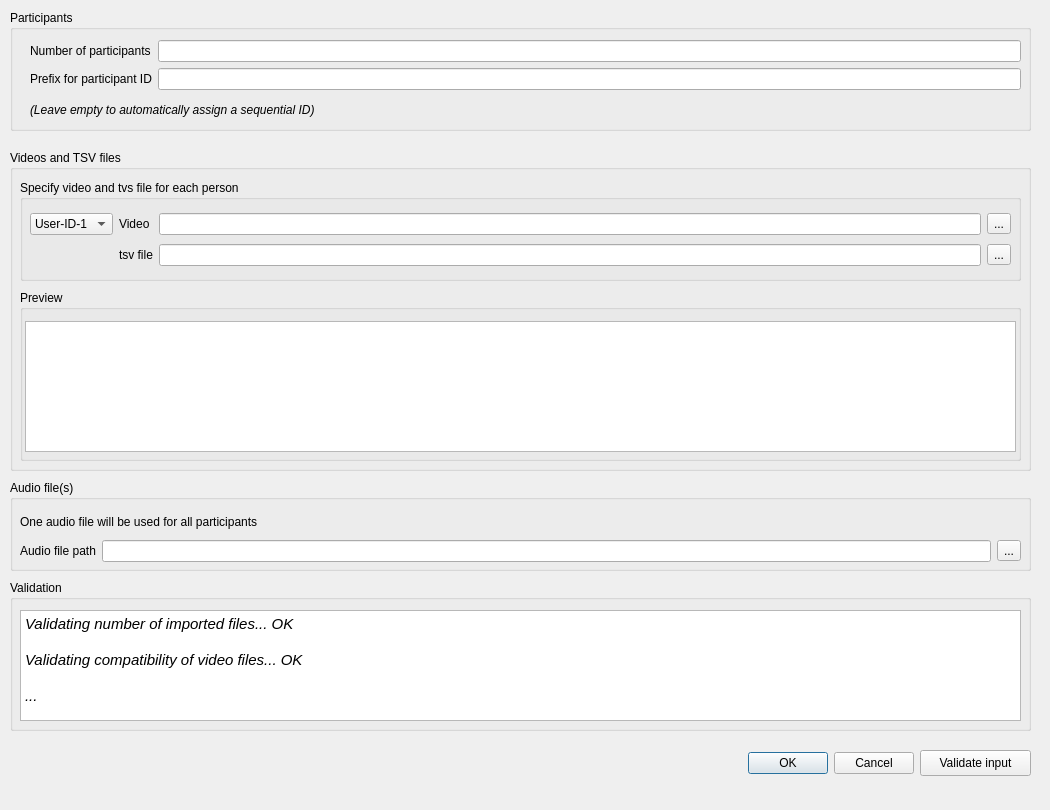
    <widget class="QWidget" name="pageImport">
     <widget class="ImportPage" name="widgetImport" native="true">
      <property name="geometry">
       <rect>
        <x>0</x>
        <y>0</y>
        <width>1041</width>
        <height>801</height>
       </rect>
      </property>
      <widget class="QGroupBox" name="groupBox">
       <property name="geometry">
        <rect>
         <x>10</x>
         <y>10</y>
         <width>1021</width>
         <height>121</height>
        </rect>
       </property>
       <property name="title">
        <string>Participants</string>
       </property>
       <widget class="QWidget" name="layoutWidget">
        <property name="geometry">
         <rect>
          <x>20</x>
          <y>30</y>
          <width>991</width>
          <height>84</height>
         </rect>
        </property>
        <layout class="QGridLayout" name="gridLayout_2">
         <item row="0" column="0">
          <widget class="QLabel" name="label">
           <property name="text">
            <string>Number of participants</string>
           </property>
          </widget>
         </item>
         <item row="0" column="1">
          <widget class="QLineEdit" name="lineEdit"/>
         </item>
         <item row="1" column="0">
          <widget class="QLabel" name="label_2">
           <property name="text">
            <string>Prefix for participant ID</string>
           </property>
          </widget>
         </item>
         <item row="1" column="1">
          <widget class="QLineEdit" name="lineEdit_2"/>
         </item>
         <item row="2" column="0" colspan="2">
          <widget class="QLabel" name="label_3">
           <property name="font">
            <font>
             <italic>true</italic>
            </font>
           </property>
           <property name="text">
            <string>(Leave empty to automatically assign a sequential ID)</string>
           </property>
          </widget>
         </item>
        </layout>
       </widget>
      </widget>
      <widget class="QGroupBox" name="groupBox_2">
       <property name="geometry">
        <rect>
         <x>10</x>
         <y>150</y>
         <width>1021</width>
         <height>321</height>
        </rect>
       </property>
       <property name="title">
        <string>Videos and TSV files</string>
       </property>
       <widget class="QGroupBox" name="groupBox_9">
        <property name="geometry">
         <rect>
          <x>10</x>
          <y>140</y>
          <width>1001</width>
          <height>171</height>
         </rect>
        </property>
        <property name="title">
         <string>Preview</string>
        </property>
        <widget class="QTableView" name="tableView">
         <property name="geometry">
          <rect>
           <x>5</x>
           <y>31</y>
           <width>991</width>
           <height>131</height>
          </rect>
         </property>
        </widget>
       </widget>
       <widget class="QGroupBox" name="groupBox_10">
        <property name="geometry">
         <rect>
          <x>10</x>
          <y>30</y>
          <width>1001</width>
          <height>101</height>
         </rect>
        </property>
        <property name="title">
         <string>Specify video and tvs file for each person</string>
        </property>
        <widget class="QWidget" name="layoutWidget">
         <property name="geometry">
          <rect>
           <x>10</x>
           <y>30</y>
           <width>981</width>
           <height>60</height>
          </rect>
         </property>
         <layout class="QGridLayout" name="gridLayout_3">
          <item row="0" column="0">
           <widget class="QComboBox" name="comboBox">
            <item>
             <property name="text">
              <string>User-ID-1</string>
             </property>
            </item>
            <item>
             <property name="text">
              <string>User-ID-2</string>
             </property>
            </item>
            <item>
             <property name="text">
              <string>User-ID-3</string>
             </property>
            </item>
            <item>
             <property name="text">
              <string>User-ID-4</string>
             </property>
            </item>
            <item>
             <property name="text">
              <string>User-ID-n</string>
             </property>
            </item>
           </widget>
          </item>
          <item row="0" column="1">
           <widget class="QLabel" name="label_6">
            <property name="text">
             <string>Video</string>
            </property>
           </widget>
          </item>
          <item row="0" column="2">
           <widget class="QLineEdit" name="lineEdit_5"/>
          </item>
          <item row="0" column="3">
           <widget class="QToolButton" name="toolButton_2">
            <property name="text">
             <string>...</string>
            </property>
           </widget>
          </item>
          <item row="1" column="1">
           <widget class="QLabel" name="label_7">
            <property name="text">
             <string>tsv file</string>
            </property>
           </widget>
          </item>
          <item row="1" column="2">
           <widget class="QLineEdit" name="lineEdit_6"/>
          </item>
          <item row="1" column="3">
           <widget class="QToolButton" name="toolButton_3">
            <property name="text">
             <string>...</string>
            </property>
           </widget>
          </item>
         </layout>
        </widget>
       </widget>
      </widget>
      <widget class="QGroupBox" name="groupBox_3">
       <property name="geometry">
        <rect>
         <x>10</x>
         <y>480</y>
         <width>1021</width>
         <height>91</height>
        </rect>
       </property>
       <property name="title">
        <string>Audio file(s)</string>
       </property>
       <widget class="QWidget" name="layoutWidget">
        <property name="geometry">
         <rect>
          <x>10</x>
          <y>30</y>
          <width>1001</width>
          <height>52</height>
         </rect>
        </property>
        <layout class="QGridLayout" name="gridLayout_4">
         <item row="0" column="0" colspan="2">
          <widget class="QLabel" name="label_8">
           <property name="text">
            <string>One audio file will be used for all participants</string>
           </property>
          </widget>
         </item>
         <item row="1" column="0">
          <widget class="QLabel" name="label_9">
           <property name="text">
            <string>Audio file path</string>
           </property>
          </widget>
         </item>
         <item row="1" column="1">
          <widget class="QLineEdit" name="lineEdit_7"/>
         </item>
         <item row="1" column="2">
          <widget class="QToolButton" name="toolButton_4">
           <property name="text">
            <string>...</string>
           </property>
          </widget>
         </item>
        </layout>
       </widget>
      </widget>
      <widget class="QGroupBox" name="groupBox_4">
       <property name="geometry">
        <rect>
         <x>10</x>
         <y>580</y>
         <width>1021</width>
         <height>151</height>
        </rect>
       </property>
       <property name="title">
        <string>Validation</string>
       </property>
       <widget class="QTextBrowser" name="textBrowser">
        <property name="geometry">
         <rect>
          <x>10</x>
          <y>30</y>
          <width>1001</width>
          <height>111</height>
         </rect>
        </property>
        <property name="font">
         <font>
          <italic>false</italic>
         </font>
        </property>
        <property name="html">
         <string>&lt;!DOCTYPE HTML PUBLIC &quot;-//W3C//DTD HTML 4.0//EN&quot; &quot;http://www.w3.org/TR/REC-html40/strict.dtd&quot;&gt;
&lt;html&gt;&lt;head&gt;&lt;meta name=&quot;qrichtext&quot; content=&quot;1&quot; /&gt;&lt;meta charset=&quot;utf-8&quot; /&gt;&lt;style type=&quot;text/css&quot;&gt;
p, li { white-space: pre-wrap; }
hr { height: 1px; border-width: 0; }
li.unchecked::marker { content: &quot;\2610&quot;; }
li.checked::marker { content: &quot;\2612&quot;; }
&lt;/style&gt;&lt;/head&gt;&lt;body style=&quot; font-family:'Ubuntu Sans'; font-size:11pt; font-weight:400; font-style:normal;&quot;&gt;
&lt;p style=&quot; margin-top:0px; margin-bottom:0px; margin-left:0px; margin-right:0px; -qt-block-indent:0; text-indent:0px;&quot;&gt;&lt;span style=&quot; font-style:italic;&quot;&gt;Validating number of imported files... OK&lt;/span&gt;&lt;/p&gt;
&lt;p style=&quot;-qt-paragraph-type:empty; margin-top:0px; margin-bottom:0px; margin-left:0px; margin-right:0px; -qt-block-indent:0; text-indent:0px; font-style:italic;&quot;&gt;&lt;br /&gt;&lt;/p&gt;
&lt;p style=&quot; margin-top:0px; margin-bottom:0px; margin-left:0px; margin-right:0px; -qt-block-indent:0; text-indent:0px;&quot;&gt;&lt;span style=&quot; font-style:italic;&quot;&gt;Validating compatibility of video files... OK&lt;/span&gt;&lt;/p&gt;
&lt;p style=&quot;-qt-paragraph-type:empty; margin-top:0px; margin-bottom:0px; margin-left:0px; margin-right:0px; -qt-block-indent:0; text-indent:0px; font-style:italic;&quot;&gt;&lt;br /&gt;&lt;/p&gt;
&lt;p style=&quot; margin-top:0px; margin-bottom:0px; margin-left:0px; margin-right:0px; -qt-block-indent:0; text-indent:0px;&quot;&gt;&lt;span style=&quot; font-style:italic;&quot;&gt;...&lt;/span&gt;&lt;/p&gt;&lt;/body&gt;&lt;/html&gt;</string>
        </property>
       </widget>
      </widget>
      <widget class="QDialogButtonBox" name="buttonBox">
       <property name="geometry">
        <rect>
         <x>748</x>
         <y>750</y>
         <width>166</width>
         <height>26</height>
        </rect>
       </property>
       <property name="standardButtons">
        <set>QDialogButtonBox::StandardButton::Cancel|QDialogButtonBox::StandardButton::Ok</set>
       </property>
      </widget>
      <widget class="QPushButton" name="pushButton_3">
       <property name="geometry">
        <rect>
         <x>920</x>
         <y>750</y>
         <width>111</width>
         <height>26</height>
        </rect>
       </property>
       <property name="text">
        <string>Validate input</string>
       </property>
      </widget>
     </widget>
    </widget>
